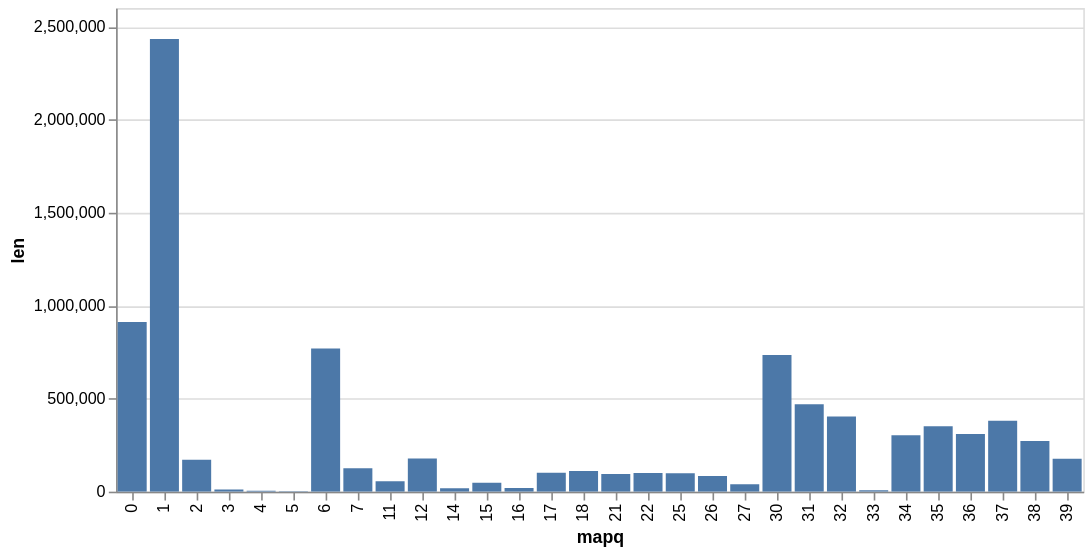

Notebook code for this chart:
### Code cell
# MAPQ distribution before filtering
bam_file.group_by("mapq").len().sort("mapq").collect().drop_nulls().plot.bar(x="mapq:O", y="len:Q")

### Figure 1 — Vega-Lite specification as saved in the notebook (floating-point values rounded to 4 significant figures)
{"config": {"view": {"continuousWidth": 300, "continuousHeight": 300}}, "data": {"name": "data-140c2ac50b0170ed1ac7b59676cde4ea"}, "mark": {"type": "bar", "tooltip": true}, "encoding": {"x": {"field": "mapq", "type": "ordinal"}, "y": {"field": "len", "type": "quantitative"}}, "params": [{"name": "param_1e9efca18e7a2868", "select": {"type": "interval", "encodings": ["x", "y"]}, "bind": "scales"}], "$schema": "https://vega.github.io/schema/vega-lite/v6.1.0.json", "datasets": {"data-140c2ac50b0170ed1ac7b59676cde4ea": [{"mapq": 0, "len": 911681}, {"mapq": 1, "len": 2434075}, {"mapq": 2, "len": 171039}, {"mapq": 3, "len": 11198}, {"mapq": 4, "len": 5137}, {"mapq": 5, "len": 2552}, {"mapq": 6, "len": 769603}, {"mapq": 7, "len": 125598}, {"mapq": 11, "len": 56186}, {"mapq": 12, "len": 178852}, {"mapq": 14, "len": 17694}, {"mapq": 15, "len": 47915}, {"mapq": 16, "len": 19713}, {"mapq": 17, "len": 101563}, {"mapq": 18, "len": 111446}, {"mapq": 21, "len": 95211}, {"mapq": 22, "len": 100755}, {"mapq": 25, "len": 99144}, {"mapq": 26, "len": 83655}, {"mapq": 27, "len": 40483}, {"mapq": 30, "len": 734122}, {"mapq": 31, "len": 470286}, {"mapq": 32, "len": 404556}, {"mapq": 33, "len": 7693}, {"mapq": 34, "len": 303436}, {"mapq": 35, "len": 351311}, {"mapq": 36, "len": 309496}, {"mapq": 37, "len": 381450}, {"mapq": 38, "len": 272990}, {"mapq": 39, "len": 176941}]}}
